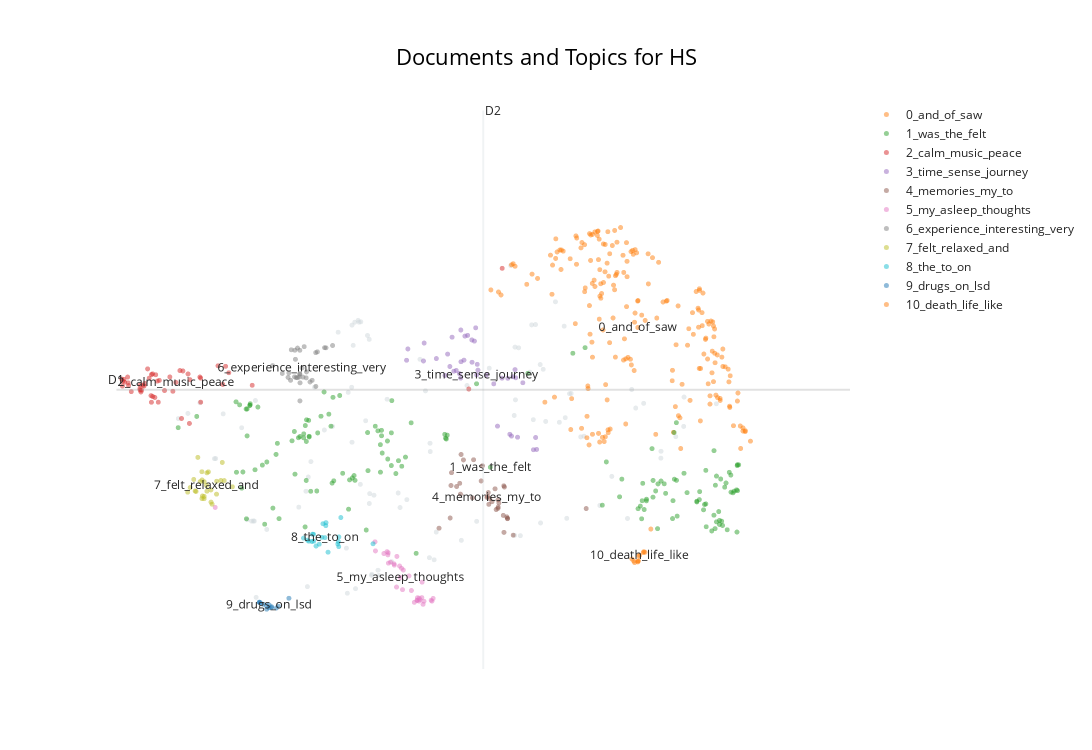

This figure's notebook cell:
### Code cell
topic_model.visualize_documents(df_reports,title=f'Documents and Topics for {condition}')

### Figure 1 — Plotly figure (JSON) as saved in the notebook; plotly's stock layout.template omitted (floating-point values rounded to 4 significant figures; data arrays with more than 128 entries replaced by an {"elided": "..."} marker saying what was removed)
{"data": [{"hoverinfo": "text", "hovertext": ["It enhanced the patterns and made it feel like a journey.", "How my brain hallucinates on the go.", "Saw 3 distinct images:\n1.", "Very ecstatic experience that I wished would never end.", "My brain automatically reached for the details that prove this wasn't \"real\", and I felt very much present.", "Colors, patterns, and a sense of awe that my brain and light were creating such powerful hallucinations.", "I am also dyslexic, and it was interesting to experience as a neurodivergent-brained person.", "The vastness was just poetic and beautiful.", "I saw the inside of my eyelids in a whole new way.", "It sparked much curiosity.", "I was a little afraid at first, but it was good to get in touch with my fear and just feel it.", "I saw bright yellow, like the sun, and it took me to my happy place.", "Different thoughts about the perception of light and the manner in which human discernment develops towards something.", "If you're from the University of Sussex, you need to stand up for reality, not believe in souls, gendered or otherwise.", "Bookmark Symbol", "I would rather engage the body and work on the somatic aspect of it.", "I was on a rollercoaster into the sun.", "A feeling of being in a cocoon, in the womb.", "I did not feel anything at all.", "Curiosity; want to control but unable; intense when orange.", "Brains, neurons, veins, elephants.", "And then, oddly, Robbie Williams!", "I am beyond words...", "Obviously spiritual.", "Inside and outside the eyes were infinite.", "Complete disconnection from my body.", "Would love an experience with continual stimulation without breaks to see how the images evolve.", "Totally disorienting until I picked a spot or tried to blink.", "I thought throughout I was visualizing my own body, specifically my head.", "It was possible to generate full images on demand—an elephant made of upwards flowing oil rivulets.", "Pleasure & intrigue.", "Images I've seen before.", "That was like acid", "Everyone should try", "They moved rapidly in my direction from a shape in the centre.", "Tried to think about not living in fear; it's all just an experience.", "I had a memory from my childhood of spending lots of time staring at the Windows Media Player audio visualizer while listening to songs I liked and how that seemed amazing at the time.", "I experienced a lot of physical sensations in my stomach, on my face, and inside my head.", "Helicopter, busy mind, no rest, relentless, stuck.", "My mother's blue handmade patchwork quilt.", "The hallucinations created a very intense and vivid world that, if you stayed with it, threatened to overwhelm at times.", "Felt similar to being in an MRI machine.", "Some physical discomfort; amazing patterns; intense colours; yearning; desire to see more; questions.", "It was like having your eyes open throughout and yet totally enveloped in the sound.", "I felt like I was walking with my dog.", "Intrigued and excited", "I flew over cities and deserts; at one point I was flying close to the ground with a herd of elephants.", "Lots of observing others, and in a giant bubble with people coming down being protected by others who control the dome.", "Sound inside my body.", "My brain being an Oscar-worthy director.", "At first, I thought it was really intense, but as I went through the phases, I felt a rush of anxiety taking me through a journey of colour; both beautiful and calming, or rigid and uncomfortable.", "An emotional and somatic understanding that control has no place here.", "Felt like the Llama intro credit scene of Monty Python and the Holy Grail at some points.", "A Welsh blanket.", "Falling snow, peaceful, lost in a cornfield, staring through a tunnel, scared.", "At the end, the sharp music connected me to the sound of helicopters, with a smell of burning that I associated with a war; for the majority, I experienced heart shapes, cosmic lights, and galaxies.", "Like my brain has been massaged.", "Definitely easy to be in the moment.", "The sensory is overwhelming and powerful.", "Travelling through space.", "Fascinating experience with great therapeutic potential", "It felt like my brain was being massaged.", "It is very sensitizing, and the feeling now is one of afterglow.", "Just music", "A direct experience of our infinite creativity.", "Finally, there was a pregnant mother amongst blue being cradled by her husband.", "A totally immersive experience; it felt like I was inside my very own kaleidoscope.", "Trying to remember the patterns.", "Strong desire to turn the intensity up and explore more.", "Sometimes they moved in the opposite direction towards the centre point.", "I was scared at first but calmed down after a while.", "So I dropped into the body to feel more.", "Aware of the music throughout and changing rhythms and tones.", "Interested in potential for taking it further, combining it with substances.", "It began violently before falling away to darkness", "Difficult to make note of what I was seeing as I've never experienced that before.", "It crescendoed into a cacophony of sound and light where I reached a state of full awareness.", "Sometimes wrestling between the two.", "It felt like Vasarely was flying my brain through space into the warm sunset.", "It feels like a symbolism of acceptance of self, my own fear, and life.", "This would be a great therapy to teach mindfulness and train people to still their thoughts.", "I felt we were journeying together.", "Intense connection with my body and surroundings.", "The visual here doesn't look anything like what I saw.", "I didn't know where to look.", "They were happy.", "I saw some Vasarely-like artworks but in motion.", "I dissolved into light.", "And a sense of really being inside my head.", "I became the music and the music became me, and we were floating and flying in a multidimensional kaleidoscope of the most beautiful geometry, symmetry, and colour.", "A euphoric and healing experience.", "A safe, healthy, groovy drug-free trip.", "The first time it felt more like it was separate from me, in front of my vision.", "I was pure and full of electricity.", "Submission,\nfun,\nmild euphoric moments.", "I thought of bees and generativity.", "They all smiled, and I could hear their distinctive voices...", null], "marker": {"color": "#CFD8DC", "opacity": 0.5, "size": 5}, "mode": "markers+text", "name": "other", "showlegend": false, "type": "scattergl", "x": [4.693, 2.832, 5.135, 2.476, 3.315, 5.246, 3.174, 4.607, 5.367, 2.733, 1.792, 6.051, 4.374, 2.305, 4.658, 3.075, 5.965, 4.65, 5.216, 2.913, 2.921, 2.896, 3.264, 0.9959, 5.404, 5.876, 3.051, 3.405, 3.775, 3.07, 2.949, 4.853, 3.733, 3.031, 6.486, 1.811, 5.199, 2.822, 5.188, 4.927, 2.398, 4.071, 2.979, 2.436, 5.705, 2.883, 6.4, 4.931, 3.071, 3.098, 1.957, 2.974, 5.575, 4.815, 5.921, 5.263, 3.095, 2.883, 2.672, 4.96, 1.834, 3.166, 2.583, 3.621, 2.879, 4.712, 2.842, 4.645, 2.959, 6.49, 1.744, 4.237, 4.133, 1.841, 4.835, 3.384, 2.408, 3.681, 6.238, 1.822, 1.231, 4.654, 3.121, 4.987, 3.479, 1.388, 6.24, 4.876, 3.724, 5.093, 1.484, 1.1, 3.798, 2.383, 1.685, 6.841, 1.402, 3.731], "y": [10.59, 6.652, 9.396, 9.958, 7.158, 9.855, 6.937, 11.91, 9.161, 10.84, 7.809, 9.7, 10.26, 8.034, 9.756, 8.251, 9.624, 7.581, 7.854, 11.0, 6.726, 10.63, 9.766, 9.455, 9.173, 7.852, 10.79, 8.028, 7.189, 10.73, 11.03, 9.438, 8.926, 9.42, 9.329, 7.811, 9.47, 7.376, 10.94, 10.32, 6.759, 7.501, 11.01, 8.765, 8.528, 10.96, 9.165, 7.78, 8.092, 6.957, 7.676, 8.4, 8.061, 10.2, 9.922, 9.858, 6.938, 9.076, 9.33, 10.25, 9.745, 7.022, 9.272, 10.41, 9.958, 7.576, 9.876, 9.505, 11.0, 9.801, 7.832, 7.806, 9.986, 6.586, 10.96, 8.261, 8.517, 9.9, 8.82, 7.81, 9.709, 10.6, 8.226, 9.409, 8.154, 8.812, 8.93, 10.96, 7.223, 11.33, 9.531, 9.538, 7.634, 8.289, 9.308, 9.693, 8.814, 9.059]}, {"hoverinfo": "text", "hovertext": {"elided": "199 str values"}, "marker": {"opacity": 0.5, "size": 5}, "mode": "markers+text", "name": "0_and_of_saw", "text": {"elided": "199 str values"}, "textfont": {"size": 12}, "type": "scattergl", "x": {"elided": "199 float values"}, "y": {"elided": "199 float values"}}, {"hoverinfo": "text", "hovertext": {"elided": "151 str values"}, "marker": {"opacity": 0.5, "size": 5}, "mode": "markers+text", "name": "1_was_the_felt", "text": {"elided": "151 str values"}, "textfont": {"size": 12}, "type": "scattergl", "x": {"elided": "151 float values"}, "y": {"elided": "151 float values"}}, {"hoverinfo": "text", "hovertext": ["A calm, peaceful state.", "Stimulation and relaxation within the music and light.", "An incredible sensory experience with a huge feeling of calm and peace.", "Relaxing and patterned music", "Chaos and stillness.", "An intensity of connection, vastness, spaciousness, loving awareness.", "Blissful even.", "A feeling of peace and tranquility", "Amazing sense of peace and positivity.", "Connection to an inner peace.", "Like a deep tissue massage for the mind.", "A peaceful experience.", "Optimism and escapism.", "Overarching truth and love.", "Calm and safe.", "A great sense of calm and belonging.", "Sometimes verging on oppressive, but never scary.", "Like this—music is a very visual thing.", "Helpful and positive ambient sounds.", "Being: immersed; calm; and thrilled.", "Tess is very calming.", "Great peace.", "I couldn't help thinking what would happen with a drum beat, maybe allow some non-Euro music in, much as I love John Hopkins.", "The music is calming and surreal.", "The best bit was taking in the feelings of the music and gliding with it and morphing those visions according to how you feel about the music.", "Peace, tranquility, joy, stimulation, arousal.", "I really enjoyed the music; it was very Zen.", "Peacefulness and guidance.", "Mainly stressed, but with moments of calm.", "Deep relaxation.", "A really pleasant and relaxing sensation.", "Sense of comfort.", "Nostalgia and peace.", "Deep relaxation and a sense of hope.", "Wonderful, peaceful.", "Relaxing and reflective; worries stopped, put in proportion.", "Calm serenity, flashback emotions", "Joy and relaxation", "Utter peace and happiness.", "Relaxation, calm, and curiosity.", "Good vibes.", "The music seemed to build to a crescendo near the end of the session and then move into a slower, calming sequence.", "Happiness,\nJoy,\nAdventure.", "The music especially was on par with how one perceives sound during an actual trip.", "Peace and contentment.", "The louder the music, the better.", "Calm and serene and not frightening.", "A sense of calm.", null], "marker": {"opacity": 0.5, "size": 5}, "mode": "markers+text", "name": "2_calm_music_peace", "text": ["", "", "", "", "", "", "", "", "", "", "", "", "", "", "", "", "", "", "", "", "", "", "", "", "", "", "", "", "", "", "", "", "", "", "", "", "", "", "", "", "", "", "", "", "", "", "", "", "2_calm_music_peace"], "textfont": {"size": 12}, "type": "scattergl", "x": [0.5784, 1.122, 1.031, 1.102, 0.7675, 4.514, 0.389, 0.6127, 0.6312, 0.4516, 1.239, 0.7038, 0.6799, 0.4046, 0.5898, 0.5813, 0.7413, 1.51, 1.046, 0.7785, 0.7001, 0.3941, 4.152, 1.231, 1.799, 0.7164, 1.479, 0.4559, 0.937, 0.904, 1.117, 0.5805, 0.4453, 0.7507, 0.4852, 0.8464, 0.6235, 0.7048, 0.3807, 0.7898, 1.014, 1.239, 0.6625, 1.545, 0.4138, 1.428, 0.7174, 0.5963, 0.9704], "y": [9.934, 10.08, 9.457, 10.17, 10.06, 11.87, 9.977, 9.989, 10.02, 10.03, 9.719, 9.717, 10.1, 10.09, 9.883, 9.912, 9.795, 10.29, 10.22, 9.718, 9.824, 10.06, 9.929, 10.12, 9.99, 10.17, 10.0, 9.985, 9.893, 10.12, 9.378, 9.992, 10.12, 10.16, 9.888, 9.905, 9.976, 10.16, 10.09, 10.07, 10.23, 10.1, 10.25, 10.19, 10.04, 10.3, 9.809, 9.91, 10.04]}, {"hoverinfo": "text", "hovertext": ["Various characters who, if focused on them, would disappear.", "A complete journey.", "Not much at all.", "A beautiful quest to oblivion", "It was insane.", "A journey into the unknown.", "Feeling of things coming at you.", "Staircase/Escalator\n2.", "Sensory rollercoaster.", "Intense chaos.", "Don't make me get off!", "Moving through a tunnel of branches.", "The final (most rapid?)", "When a sense of what is happening seems to arrive, the vision vibrates and the sense leaves.", "Scary, pointy, laughing clown face in test period.", "A varying journey in speed and awareness.", "A sense of expansion, moving towards something.", "A time and a place that seem to have happened but has yet to come.", "Absolutely tripped away.", "What do I really understand?", "Live more!", "Technology and humans.", "No sense of time", "A wild ride.", "A bubbling of freedom.", "Good beats leading me on.", "Forward motion.", "A loss of sense of time, images that weren't images.", "Glimpse of something disappearing.", "Motivation, progress, and purpose.", "Journey forward.", "Then really fast.", "And then maybe backwards.", "A roller coaster speeding.", "Or traveling at great speed through time.", "Diolch yn fawr.", "Slow and fast.", "Shapes and travel through time.", "Treasure Chests (2 Opening, 1 Closed/Locked)\n3.", null], "marker": {"opacity": 0.5, "size": 5}, "mode": "markers+text", "name": "3_time_sense_journey", "text": ["", "", "", "", "", "", "", "", "", "", "", "", "", "", "", "", "", "", "", "", "", "", "", "", "", "", "", "", "", "", "", "", "", "", "", "", "", "", "", "3_time_sense_journey"], "textfont": {"size": 12}, "type": "scattergl", "x": [4.854, 4.343, 3.894, 4.423, 3.667, 4.512, 4.888, 4.213, 4.139, 4.226, 3.659, 4.661, 4.049, 4.682, 3.97, 4.251, 4.099, 4.597, 3.922, 3.989, 3.799, 4.654, 4.463, 4.11, 4.065, 3.476, 4.067, 4.615, 4.877, 3.946, 4.244, 4.016, 4.187, 4.184, 4.739, 3.49, 4.063, 4.631, 4.575, 4.237], "y": [8.955, 10.16, 10.15, 10.01, 10.67, 10.1, 8.96, 10.7, 10.79, 10.91, 10.38, 10.11, 10.18, 9.156, 10.76, 10.23, 10.39, 9.203, 10.49, 10.22, 10.42, 10.24, 9.334, 10.78, 10.88, 10.39, 10.37, 9.175, 9.151, 10.29, 10.33, 10.23, 10.36, 10.72, 10.03, 10.57, 10.1, 10.13, 10.1, 10.16]}, {"hoverinfo": "text", "hovertext": ["Similar stuff to what I normally think about.", "I knew where I was, but felt this strong pull to this other familiar place just beyond my remembering.", "I wish to belong there with someone I really loved and missed...", "Similar stuff to what I normally experience", "I then felt like I was in my old house (shared with an ex) and walking on my daily commute towards my old front door.", "I felt a confusing sense of place, a familiar place, like my grandmother's basement, or a train station, but I couldn't place it.", "Seeing and hearing my deceased relatives.", "It gives me an odd feeling of wanting to keep feeling these types of things again.", "Felt like I was on that boat in Charlie and the Chocolate Factory.", "It transported me into memories, having a deeper connection than ever before.", "At times it felt like I was back in the womb.", "I felt like I was in my parents' house but couldn't figure out which room.", "I could walk around the room and almost reach out; it felt like I was therein my memory, looking back at the places.", "Lots of visuals, but towards the end, people I love and ancestors, some I did not previously know.", "The most vivid memories of my Dad carrying me on his shoulders as a young girl; it felt like I was back there for a short while.", "A lot of memories.", "Thought about God.", "I remembered beautiful and joyful memories and moments with my family, as if I was with them at the beach.", "I spoke to my 8-year-old self and 80-year-old self.", "Random thoughts; some connected to people close to me, others just events and journeys.", "I find myself feeling peaceful and present, like back then.", "Deep memories and emotive reflections.", "Desire to retain and recall shapes, colours, and feelings evoked were strong, but understanding the experience may be lost once coming out of it.", "Really just thoughts from my day, or things I need to do, or had forgotten to do.", "And I always had something very obvious and captivating to come back to.", "Past memories and people not really in my life anymore.", "In the end, I felt at home, a deep sense of warm, loving embrace, like being in my mother's womb.", "It reminded me of being a child.", "No difference between me and what was happening.", "The sensation was very strong, and I struggled to find the memory that matched the feeling.", "I still feel it now.", "It felt like coming home.", "I went back to many hard and mostly beautiful memories without prompting them at all.", null], "marker": {"opacity": 0.5, "size": 5}, "mode": "markers+text", "name": "4_memories_my_to", "text": ["", "", "", "", "", "", "", "", "", "", "", "", "", "", "", "", "", "", "", "", "", "", "", "", "", "", "", "", "", "", "", "", "", "4_memories_my_to"], "textfont": {"size": 12}, "type": "scattergl", "x": [4.204, 4.449, 4.286, 4.068, 4.565, 4.526, 4.539, 4.053, 5.427, 4.356, 4.534, 4.573, 4.468, 4.532, 4.471, 4.363, 4.3, 4.369, 4.47, 3.949, 4.191, 4.019, 3.958, 3.829, 4.404, 4.437, 4.634, 4.479, 4.093, 4.061, 3.964, 4.572, 4.379, 4.349], "y": [8.795, 7.995, 8.455, 8.879, 7.878, 7.902, 8.357, 8.416, 8.011, 8.205, 7.629, 7.856, 8.014, 8.376, 8.036, 8.267, 8.698, 8.079, 8.151, 7.86, 8.183, 8.365, 8.381, 7.696, 8.122, 8.328, 7.584, 8.101, 8.792, 8.243, 8.587, 7.848, 8.17, 8.19]}, {"hoverinfo": "text", "hovertext": ["Felt like dreaming; I did dream a little.", "As the lights started and gradually built, I moved between states of mindfulness and being distracted by everyday thoughts.", "Also same with unsuccessfully trying to fall asleep during an insomnia period.", "I couldn't be totally immersed because I suffer from tinnitus and no matter what, it's always a distraction.", "I was very conscious of my mind thinking about stopping thinking; in the end, that was funny.", "Frustration that I couldn't stop thinking about the outside and concentrate on what was happening.", "I was put in a dreamlike, semiconscious state; the sensation when you are not quite asleep, coming into wakefulness, and dreaming of real things, conversations.", "Not wanting my thoughts to overtake the experience.", "It felt like almost the dreamlike state of anesthesia.", "Dreaming while awake—flashes of random places I have been.", "I felt like I drifted in and out of consciousness, but never opened my eyes.", "To be quite honest, I think I fell asleep, so don't really remember what I saw.", "Dreaming dreamingly.", "If I do, I will try and meditate beforehand as I still had racing thoughts interrupting me.", "I found myself lost in thought near the end, and stopped being aware of visual experience and just thought about stuff.", "I think when it became overwhelming my brain would cut to normal thoughts, e.g., like what I need to buy from the shop for dinner.", "I didn't know whether I was asleep or awake.", "I had short dreams.", "This time someone kept coughing and disrupted my thought process.", "But then I just dozed off.", "For someone who has sleep paralysis regularly, this was quite interesting.", "My mind sometimes was very active and overthinking, but I actually have no memory of what.", "Couldn't meditate either, even though I tried.", "It was so deep I was unsure if I was totally conscious.", "And then my mind checked out and my subconscious took over and started talking.", "Afterwards, I felt as if I had had the deepest, deepest sleep.", "I realised any interaction had been quite short as my consciousness had drifted into the early stages in which the sandman cometh, where my brain's alpha waves quickly displaced the externally generated momentary visions with the garbled, messy, free association of non-sensical stories that act as the scent kindling of dreams.", "Perhaps I should have focused on one.", "I found my thoughts developing into stories and images while my eyes were closed.", "I did not have profound thoughts during the experience but rather almost fell asleep in a dreamlike way.", "I also felt asleep for a bit and I was thinking of my partner, who I could visualize.", "My eyes wouldn't stop watering, so that kept my mind occupied.", "I wanted to engage more; it annoyed me when it started and stopped as my brain was developing themes.", null], "marker": {"opacity": 0.5, "size": 5}, "mode": "markers+text", "name": "5_my_asleep_thoughts", "text": ["", "", "", "", "", "", "", "", "", "", "", "", "", "", "", "", "", "", "", "", "", "", "", "", "", "", "", "", "", "", "", "", "", "5_my_asleep_thoughts"], "textfont": {"size": 12}, "type": "scattergl", "x": [3.751, 3.229, 3.367, 3.137, 3.339, 3.371, 3.62, 3.264, 3.56, 3.591, 3.641, 3.664, 3.764, 3.272, 3.441, 3.4, 3.61, 3.595, 3.277, 3.655, 3.432, 3.421, 3.278, 3.589, 3.501, 1.397, 3.528, 3.133, 3.644, 3.613, 3.743, 3.343, 3.301, 3.408], "y": [6.526, 7.289, 6.751, 7.332, 7.125, 7.243, 6.549, 7.32, 6.506, 6.541, 6.582, 6.524, 6.569, 7.268, 7.025, 7.089, 6.526, 6.581, 7.301, 6.474, 6.71, 7.052, 7.135, 6.536, 6.93, 8.03, 6.696, 7.477, 6.83, 6.573, 6.54, 7.103, 7.151, 6.906]}, {"hoverinfo": "text", "hovertext": ["So good!", "Something wonderful", "The visuals were pretty fun though.", "It was quite satisfying.", "Loved it.", "Thanks for the experience.", "Thank you; it was very interesting.", "And this made me think about synesthetic experiences and how they're very precious and worth seeking out and appreciating.", "Awesome experience and not what I expected.", "I am amazed, never experienced something equal.", "More DM please!", "Amazing experience though.", "Very interesting experience.", "Thank you for creating it.", "Very interesting!", "A perfectly cromulent experience", "Lots of uncertainty, but it went okay.", "It was a wonderful experience I wasn't expecting.", "It is an unique experience I won't forget.", "Not as good as doing loads of ket but still decent.", "Overall, it was an amazing experience.", "Still a really cool experience!", "This is a truly amazing experience.", "It was a beautiful experience.", "A keen experience", "Fabulous experience.", "Awesome experience, so much more than I expected.", "An interesting one.", "Very well led.", "Good stuff.", null], "marker": {"opacity": 0.5, "size": 5}, "mode": "markers+text", "name": "6_experience_interesting_very", "text": ["", "", "", "", "", "", "", "", "", "", "", "", "", "", "", "", "", "", "", "", "", "", "", "", "", "", "", "", "", "", "6_experience_interesting_very"], "textfont": {"size": 12}, "type": "scattergl", "x": [2.316, 2.363, 2.197, 2.125, 2.268, 2.314, 2.489, 2.317, 2.31, 2.49, 2.6, 2.259, 2.388, 2.507, 2.585, 2.29, 2.021, 2.318, 2.427, 2.223, 2.188, 2.317, 2.385, 2.216, 2.45, 2.276, 2.35, 2.672, 2.262, 2.291, 2.341], "y": [10.55, 10.61, 10.19, 10.18, 10.41, 10.17, 10.51, 9.739, 10.12, 9.972, 10.59, 10.12, 10.2, 10.53, 10.59, 10.11, 10.31, 10.03, 10.04, 10.56, 10.12, 10.17, 10.11, 10.07, 10.07, 10.11, 10.12, 10.63, 10.55, 10.59, 10.27]}, {"hoverinfo": "text", "hovertext": ["Then, all of a sudden, I felt like I was disembodied; a huge wave of euphoria took over, and I felt like I was totally free.", "Suddenly seeing somewhere dark yet bright, resulting in a tingling sensation through alternative parts of my body, but also of pure relaxation.", "I felt a profound sense of relaxation I have never experienced.", "level of strobing felt more relaxing again.", "It was comforting, and whilst I felt small and insignificant, I also felt free and powerful.", "I felt elated and completely peaceful and found myself smiling broadly at these moments.", "I felt a deep connection with humankind and an overwhelming sense of peace.", "I saw a lot of fast movement, but despite that, emotionally I felt absolute stillness and deep calm.", "I felt warm and cold sensations in my hands at one point and was very relaxed and sleepy by the end.", "It's the most comfort I've ever felt, and it was magical.", "I felt hopeful.", "I felt an overwhelming sense of euphoria and love for everyone in the room.", "But then I found I could shut it out if I wanted and was able to relax—almost falling asleep at times.", "It made me feel positive and as though something is guiding me.", "My thoughts on this is I felt safe and fun.", "It was very relaxing, and when I fully opened my eyes I felt refreshed and new.", "The first one was better because I felt relaxed and I got ideas.", "Rather than a negative experience, I felt relief and comforted by it.", "I also felt happy and smiled at certain points, which was quite weird.", "I felt very relaxed and comfortable.", "Throughout I felt calm but exalted.", "Transcendental, peaceful, although I also felt somewhat anxious.", "I felt relaxed, safe, and excited at the start of the experience.", "Was an interesting experience, and afterward I felt relaxed.", "I felt very peaceful, euphoric, with a sense of wonder and awe.", "I was on a journey; I was relaxed and not a bit worried, as if I knew I would be safe.", null], "marker": {"opacity": 0.5, "size": 5}, "mode": "markers+text", "name": "7_felt_relaxed_and", "text": ["", "", "", "", "", "", "", "", "", "", "", "", "", "", "", "", "", "", "", "", "", "", "", "", "", "", "7_felt_relaxed_and"], "textfont": {"size": 12}, "type": "scattergl", "x": [1.278, 1.583, 1.35, 1.413, 1.307, 1.307, 1.252, 1.208, 1.363, 1.254, 1.458, 1.323, 1.351, 1.495, 1.179, 1.277, 1.253, 1.411, 1.474, 1.258, 1.164, 1.125, 1.188, 1.276, 1.233, 1.098, 1.303], "y": [8.441, 8.36, 8.311, 8.45, 8.289, 8.584, 8.602, 8.833, 8.08, 8.471, 8.462, 8.6, 8.115, 8.46, 8.294, 8.206, 8.171, 8.243, 8.752, 8.213, 8.479, 8.348, 8.285, 8.169, 8.442, 8.275, 8.382]}, {"hoverinfo": "text", "hovertext": ["Hard to focus on a single pattern, and when you wanted to focus on one, it would become less focused.", "I found the eye mask uncomfortable on my forehead, so I took it off.", "I would have liked a slight diffusion on the light or something to keep my eyes shut; the intensity was demanding me to open my eyes.", "I also felt like I wanted the experience to be more intense—much louder music, and the most intense part of the lighting pattern repeated for longer.", "I kept thinking about a game of football I played on Tuesday and how I was hyper-aware of my eyes, if they had something in them or something that might pull me away from the experience.", "The visual experience felt a bit flat, so focused on being in my eyes and head; too much.", "Changing temperature of my body with the lights.", "Once I was wearing contacts and it was more geometric.", "I found the flashing lights a little intense, but the eye mask worked well for me during those times.", "I would prefer to use my hands to shield from the light.", "I felt sleepy and a bit anxious at times due to the speed of the flashing lights.", "But most of it had a white background for me, which made me feel like I was in a clinical space; that made me stressed.", "I could feel some sort of physical effect/stress or pressure on the front of my brain, on my face, that almost felt as if it was taking a hit from each pulse of light.", "Personally, it was hard for me to find peace with the intensity of the bright light.", "At first it was unsettling because there were these lights flashing like a kaleidoscope in front of my eyes, even though my eyes were closed.", "I experienced different states depending on the lighting—darkness and constant light made me feel relaxed, but the first two levels of strobing made me feel partly overwhelmed and anxious.", "I generally prefer the dark.", "It might be an idea to have a box of tissues in the reflection room.", "Changes in intensity of the experience when I focused compared to when the light was across my whole peripheral vision.", "It was also interesting, when an image stabilised, to scan the field of vision up and down and side to side to explore the periphery.", null], "marker": {"opacity": 0.5, "size": 5}, "mode": "markers+text", "name": "8_the_to_on", "text": ["", "", "", "", "", "", "", "", "", "", "", "", "", "", "", "", "", "", "", "", "8_the_to_on"], "textfont": {"size": 12}, "type": "scattergl", "x": [3.112, 2.467, 2.556, 2.465, 2.739, 2.728, 2.568, 2.448, 2.414, 2.598, 2.399, 2.493, 2.623, 2.453, 2.527, 2.356, 2.6, 2.762, 2.735, 2.74, 2.589], "y": [7.446, 7.488, 7.549, 7.599, 7.4, 7.443, 7.768, 7.482, 7.487, 7.737, 7.504, 7.41, 7.311, 7.6, 7.44, 7.537, 7.786, 7.867, 7.481, 7.556, 7.545]}, {"hoverinfo": "text", "hovertext": ["I participated in a psychedelic trial of DMT 7 months ago and this experience took me back to that.", "The closest thing I'll ever experience to being on drugs.", "Closest sober experience (and to be honest, better) than psychedelics.", "Was like taking hallucinogenic drugs when I was younger.", "Perhaps even people who want to get off drugs.", "Like I was on an LSD trip, an out-of-body sensation when I am on drugs.", "Having had many psychedelic experiences over many years, it was tame.", "This is exactly how I remember being on LSD, without the scary parts.", "Like being on acid or DMT but safer!!", "Sure am glad I wasn't on drugs!", "I think it helped me process some of the trauma I had with drug use.", "Having taken hallucinogens in the past, it lacked a narrative and an emotional connection comparatively—the scientific nature of the presentation perhaps cutting one off from an emotional and spiritual potential, although this is probably highly subjective.", null], "marker": {"opacity": 0.5, "size": 5}, "mode": "markers+text", "name": "9_drugs_on_lsd", "text": ["", "", "", "", "", "", "", "", "", "", "", "", "9_drugs_on_lsd"], "textfont": {"size": 12}, "type": "scattergl", "x": [2.01, 1.951, 1.918, 2.083, 1.876, 2.062, 1.98, 2.008, 1.956, 1.876, 1.887, 2.198, 1.984], "y": [6.436, 6.458, 6.474, 6.444, 6.51, 6.416, 6.42, 6.422, 6.396, 6.505, 6.499, 6.572, 6.463]}, {"hoverinfo": "text", "hovertext": ["Life, death, and rebirth.", "It kind of felt like dying, reincarnating, and starting life again.", "Life after retired.", "What I imagine it's like looking back on life before you die.", "Healing a part of myself I didn't realise had decayed entirely.", "It felt like the circle of life, a soul leaving and returning.", "I wondered if it would be like this when you die.", "Maybe this is what it's like to be dead.", "The cycle of death and rebirth as envisaged in eighties D&D.", "I hope that's what death feels like.", "In brief—I was thinking if death could look like this experience, and so I decided to assume that I go through a near-death experience and check my thoughts about it, so you could build something more than a visual-only thing for me, so I cannot say it was totally useless as I was expecting.", null], "marker": {"opacity": 0.5, "size": 5}, "mode": "markers+text", "name": "10_death_life_like", "text": ["", "", "", "", "", "", "", "", "", "", "", "10_death_life_like"], "textfont": {"size": 12}, "type": "scattergl", "x": [6.054, 6.066, 5.924, 5.943, 6.129, 6.047, 5.994, 5.99, 5.999, 5.988, 5.953, 6.008], "y": [7.32, 7.309, 7.201, 7.169, 7.682, 7.306, 7.175, 7.166, 7.25, 7.155, 7.144, 7.261]}], "layout": {"annotations": [{"showarrow": false, "text": "D1", "x": 0.3236, "y": 9.918, "yshift": 10}, {"showarrow": false, "text": "D2", "x": 4.308, "xshift": 10, "y": 14.4}], "height": 750, "shapes": [{"line": {"color": "#CFD8DC", "width": 2}, "type": "line", "x0": 4.308, "x1": 4.308, "y0": 5.436, "y1": 14.4}, {"line": {"color": "#9E9E9E", "width": 2}, "type": "line", "x0": 0.3236, "x1": 8.293, "y0": 9.918, "y1": 9.918}], "title": {"font": {"color": "Black", "size": 22}, "text": "Documents and Topics for HS", "x": 0.5, "xanchor": "center", "yanchor": "top"}, "width": 1200, "xaxis": {"visible": false}, "yaxis": {"visible": false}}}
